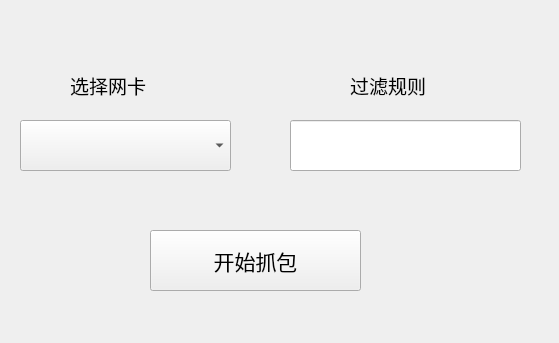
<?xml version="1.0" encoding="UTF-8"?>
<ui version="4.0">
 <class>MainDialogClass</class>
 <widget class="QWidget" name="MainDialogClass">
  <property name="geometry">
   <rect>
    <x>0</x>
    <y>0</y>
    <width>559</width>
    <height>343</height>
   </rect>
  </property>
  <property name="windowTitle">
   <string>MainDialogClass</string>
  </property>
  <widget class="QPushButton" name="pushButton">
   <property name="geometry">
    <rect>
     <x>150</x>
     <y>230</y>
     <width>211</width>
     <height>61</height>
    </rect>
   </property>
   <property name="font">
    <font>
     <family>楷体</family>
     <pointsize>16</pointsize>
    </font>
   </property>
   <property name="text">
    <string>开始抓包</string>
   </property>
  </widget>
  <widget class="QLineEdit" name="lineEdit">
   <property name="geometry">
    <rect>
     <x>290</x>
     <y>120</y>
     <width>231</width>
     <height>51</height>
    </rect>
   </property>
  </widget>
  <widget class="QComboBox" name="comboBox">
   <property name="geometry">
    <rect>
     <x>20</x>
     <y>120</y>
     <width>211</width>
     <height>51</height>
    </rect>
   </property>
  </widget>
  <widget class="QLabel" name="label">
   <property name="geometry">
    <rect>
     <x>70</x>
     <y>60</y>
     <width>131</width>
     <height>51</height>
    </rect>
   </property>
   <property name="font">
    <font>
     <family>楷体</family>
     <pointsize>14</pointsize>
    </font>
   </property>
   <property name="text">
    <string>选择网卡</string>
   </property>
  </widget>
  <widget class="QLabel" name="label_2">
   <property name="geometry">
    <rect>
     <x>350</x>
     <y>60</y>
     <width>131</width>
     <height>51</height>
    </rect>
   </property>
   <property name="font">
    <font>
     <family>楷体</family>
     <pointsize>14</pointsize>
    </font>
   </property>
   <property name="text">
    <string>过滤规则</string>
   </property>
  </widget>
 </widget>
 <layoutdefault spacing="6" margin="11"/>
 <resources/>
 <connections/>
</ui>
